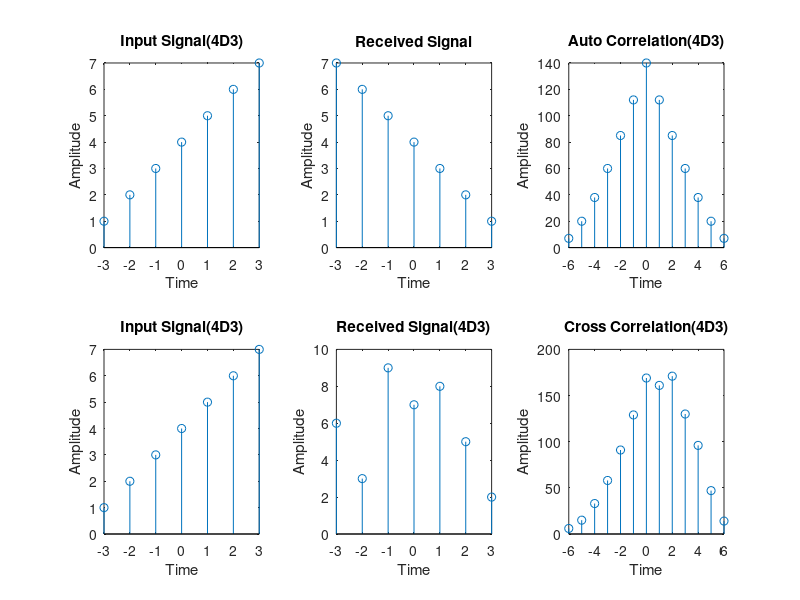

Recreate this plot in MATLAB.
close all
clear all

n1 = -3:1:3;
x = [1,2,3,4,5,6,7];

n2 = -n1;

a = min(n1)+min(n2);
b = max(n1)+max(n2);

n = a:1:b;
RXX = xcorr(x,x);

subplot(2,3,1);
stem(n1,x);
xlabel("Time");
ylabel("Amplitude");
title("Input Signal(4D3)");

subplot(2,3,2);
stem(n2,x);
xlabel("Time");
ylabel("Amplitude");
title("Received Signal");

subplot(2,3,3);
stem(n,RXX);
xlabel("Time");
ylabel("Amplitude");
title("Auto Correlation(4D3)");

%Cross Correlation
n1 = -3:1:3;
x = [1,2,3,4,5,6,7];

n2 = -3:1:3;
y = [2,5,8,7,9,3,6];
n3 = -n2;

a = min(n1)+min(n3);
b = max(n1)+max(n3);

n = a:1:b;
RXY = xcorr(x,y);

subplot(2,3,4);
stem(n1,x);
xlabel("Time");
ylabel("Amplitude");
title("Input Signal(4D3)");

subplot(2,3,5);
stem(n3,y);
xlabel("Time");
ylabel("Amplitude");
title("Received Signal(4D3)");

subplot(2,3,6);
stem(n,RXY);
xlabel("Time");
ylabel("Amplitude");
title("Cross Correlation(4D3)");
